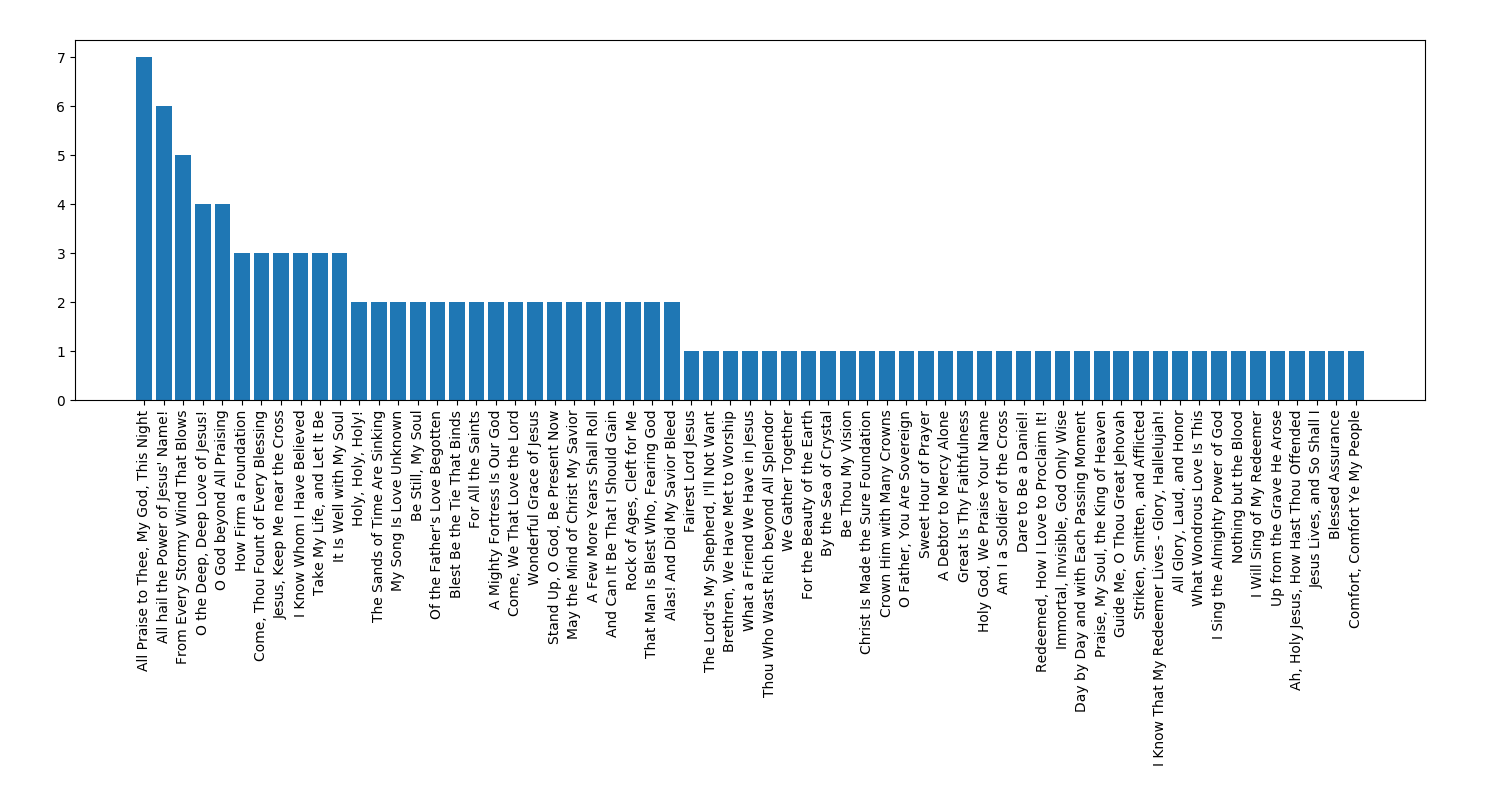

Reproduce this figure in Python.
import matplotlib.pyplot as plt
import collections
import json
import csv

with open('history.json') as f:
    history = json.load(f)
with open('hymns.csv') as f:
    hymns = list(csv.DictReader(f))

counter = collections.Counter(hymn for day in history.values() for hymn in day)
xs, ys = zip(*counter.most_common())
names = [hymns[int(num) - 1]['title'] for num in xs]

plt.figure(figsize=(15, 8))
plt.xticks(rotation='vertical')
plt.subplots_adjust(0.05, 0.5, 0.95, 0.95)
plt.bar(names, ys)
plt.savefig('history.png')
plt.show()
